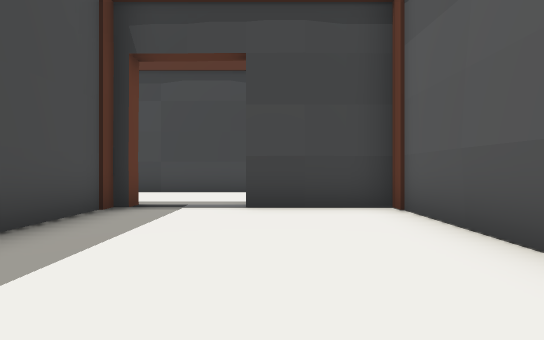
View 1 (above)

24 first-person views from a walk through a 3-D level made in the Unity game engine. The camera is 1.3 m above the floor, looks level and sees 85° across. The floor is counted in squares, 2 m on a side. Each view is taken from the middle of a square. On the plan, view 1 faces up. The plan holds only what a view shows up to about 9 squares ahead; the rest is blank. The place goes on beyond the plan.

View 2
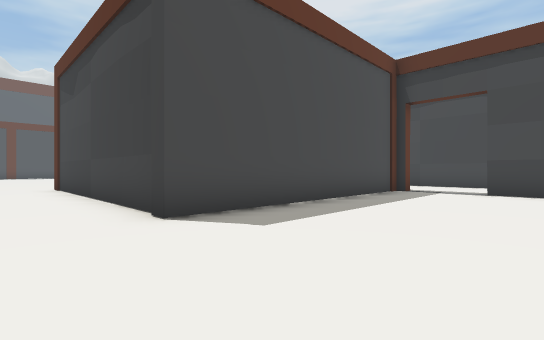

View 3
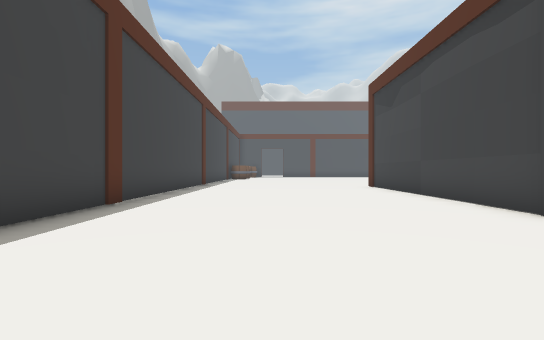

View 4
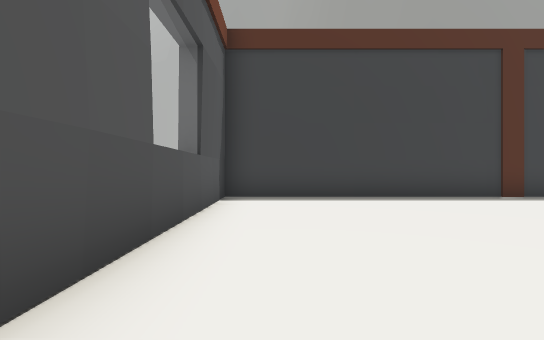

View 5
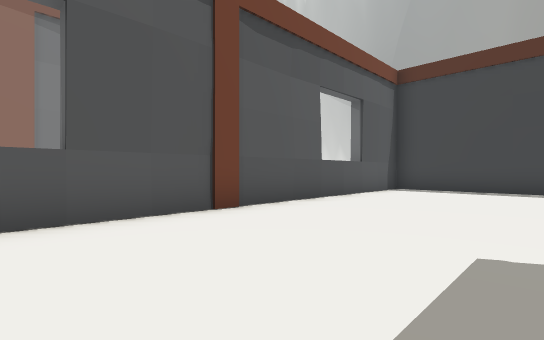

View 6
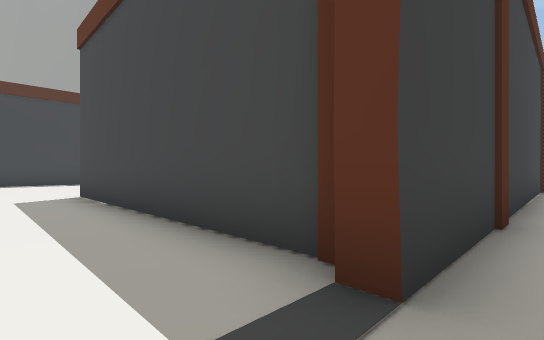

View 7
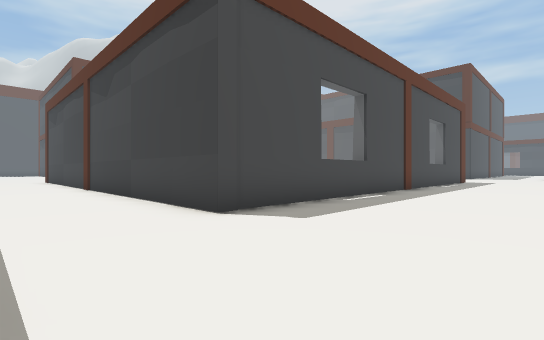

View 8
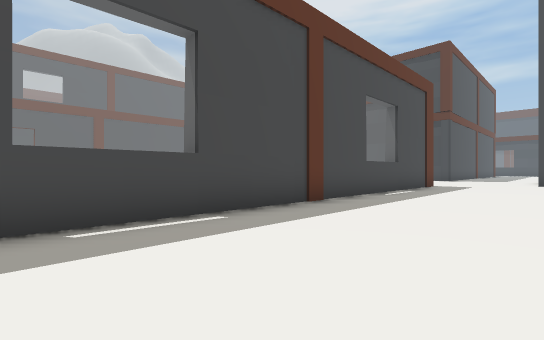

View 9
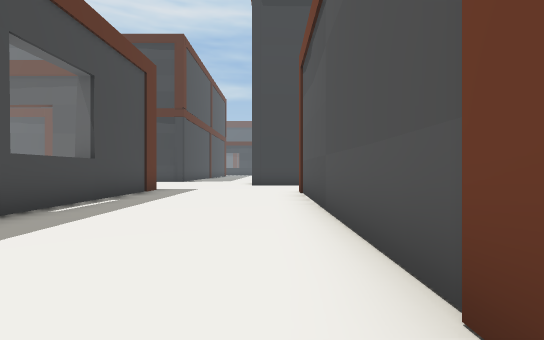

View 10
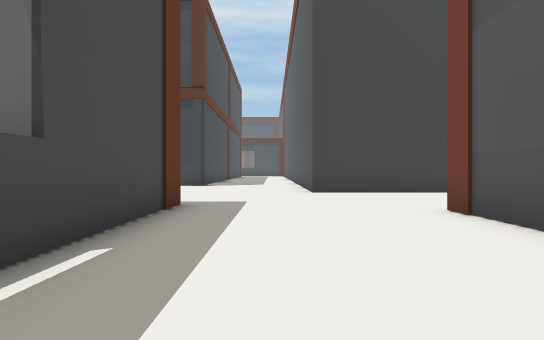

View 11
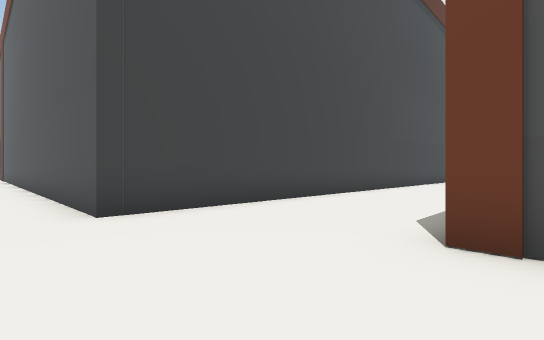

View 12
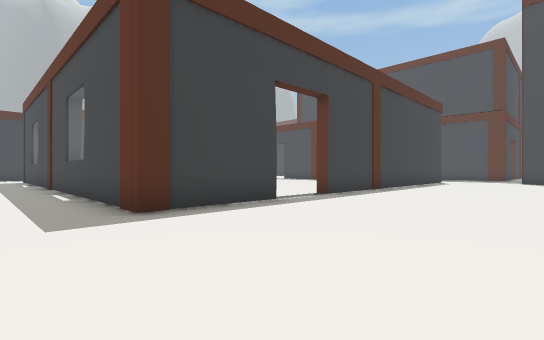

View 13
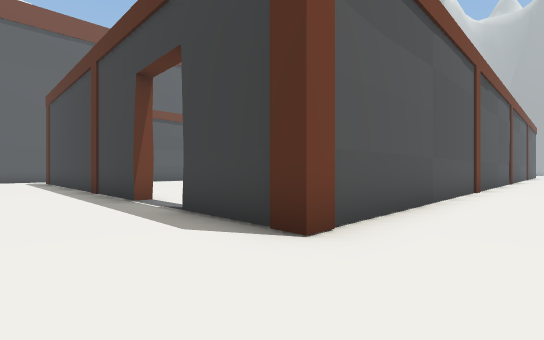

View 14
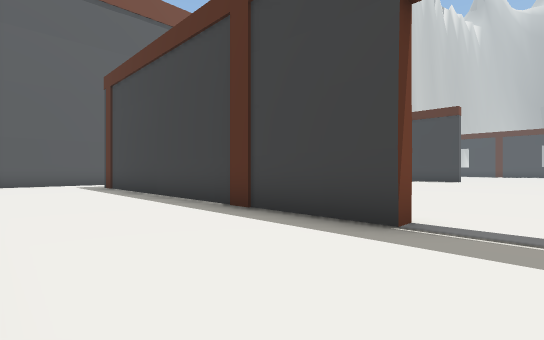

View 15
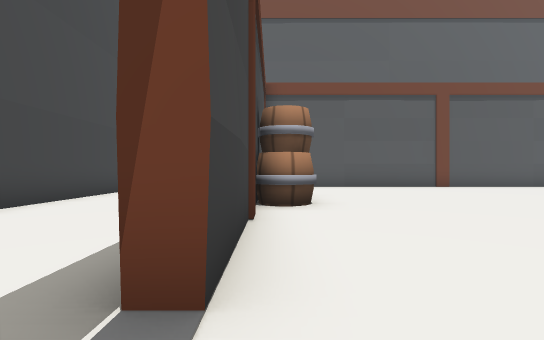

View 16
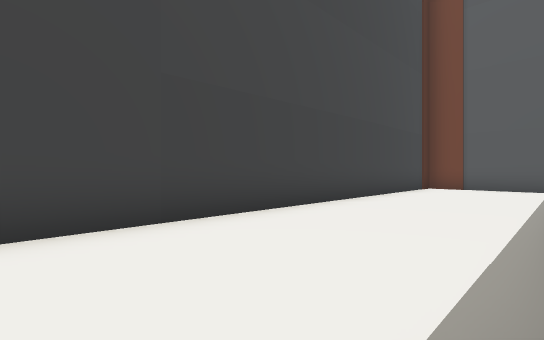

View 17
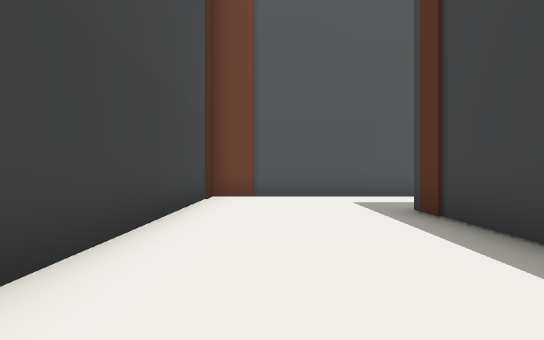

View 18
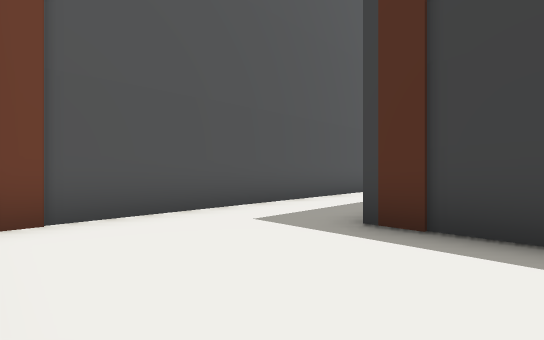

View 19
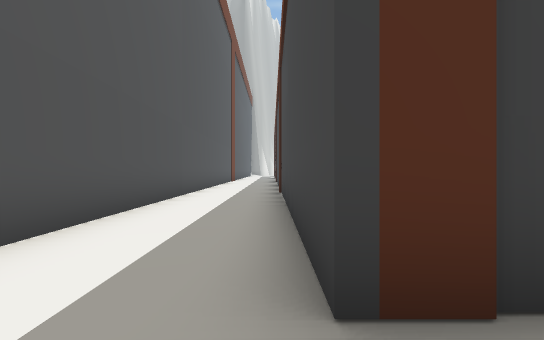

View 20
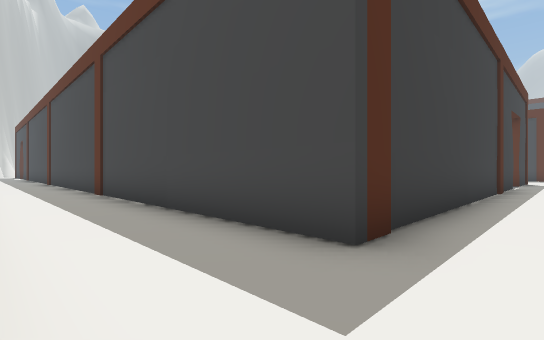

View 21
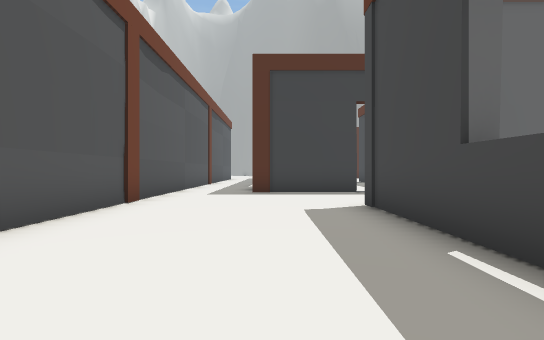

View 22
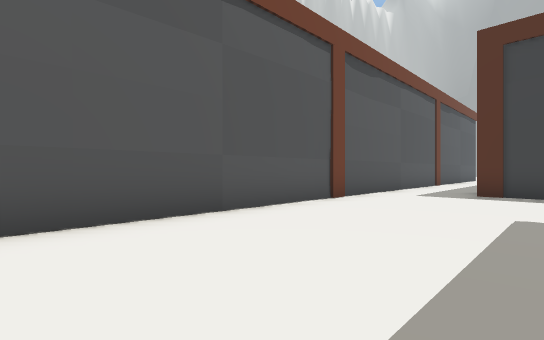

View 23
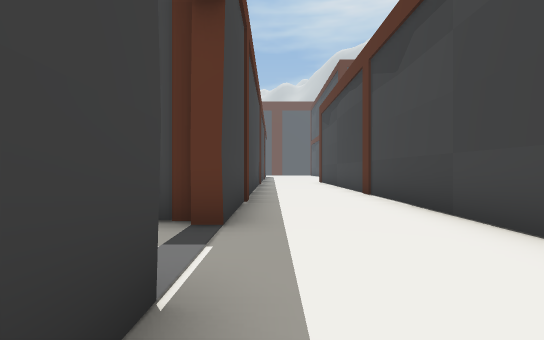

View 24
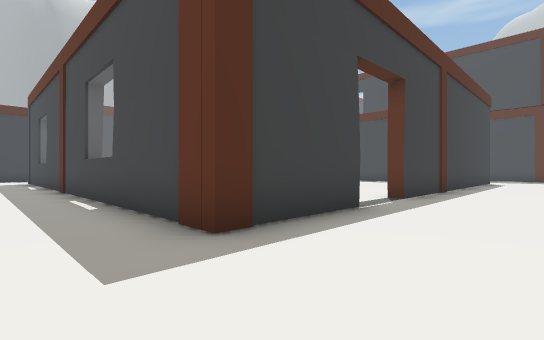

### Floor plan
Points are (right, up) in squares from view 1. A wall is a line through its corners. A room is listed if a view was taken in it or the views show most of it. See-through windows are left out.
Room 1 (views 1, 2, 3, 4, 5)
walls: (2.4, -7.8) (2.4, -3.8); (-8, -9.1) (2.1, -9.1) (2.1, 5) (-0.5, 5); (-2.7, 5.1) (-2.7, -2.1) (-8.5, -2.1); (-2.4, 5.4) (-2.4, 5)
ways out: opening at (-1.5, 5) to room 2
Room 2 (views 6, 7, 8, 9, 10, 11, 12, 13, 14, 15, 16, 17, 18, 19, 20, 21, 22, 23, 24)
walls: (9.3, 22.3) (9.3, 22.7) (13.6, 22.7); (1.8, 26.4) (1.8, 28.4); (3.2, 27.1) (3.2, 29.5); (-2.8, 23.4) (0.3, 23.4) (0.3, 8.6) (-8, 8.6); (-7.2, 22.7) (-5.8, 22.7); (15.4, 22.7) (19.7, 22.7) (19.6, 18.4); (-8.2, 23.4) (-4.7, 23.4) (-4.7, 23); (4.8, 5) (4.8, 22.7) (7.4, 22.7); (-0.5, 5.5) (2.6, 5.5); (-5.4, 5.3) (-2.4, 5.4); (22.3, 18.5) (22.3, 26.5) (3.1, 26.5); (-8.4, 5.3) (-5.9, 5.3)
ways out: opening at (-1.5, 5) to room 1; opening at (-3.5, 23); opening at (3.5, 6); opening at (8.5, 22); opening at (21.5, 19)
objects: barrel (14, 21) to (14, 22)

Positions as (right, up) in squares from view 1, and headings:
1: (0, 0), facing up
2: (1, -4), facing up-left
3: (1, -6), facing left
4: (1, -2), facing down
5: (-2, 1), facing down-right
6: (-1, 6), facing down-left
7: (4, 6), facing up-left
8: (4, 11), facing up-left
9: (4, 14), facing up
10: (2, 18), facing up
11: (2, 22), facing up-right
12: (2, 28), facing down-left
13: (3, 25), facing down-right
14: (8, 26), facing down-right
15: (8, 22), facing right
16: (11, 23), facing up-right
17: (15, 25), facing right
18: (18, 26), facing down-right
19: (20, 24), facing down
20: (22, 24), facing down-left
21: (2, 14), facing down
22: (1, 14), facing down-right
23: (1, 6), facing left
24: (2, 26), facing down-left
